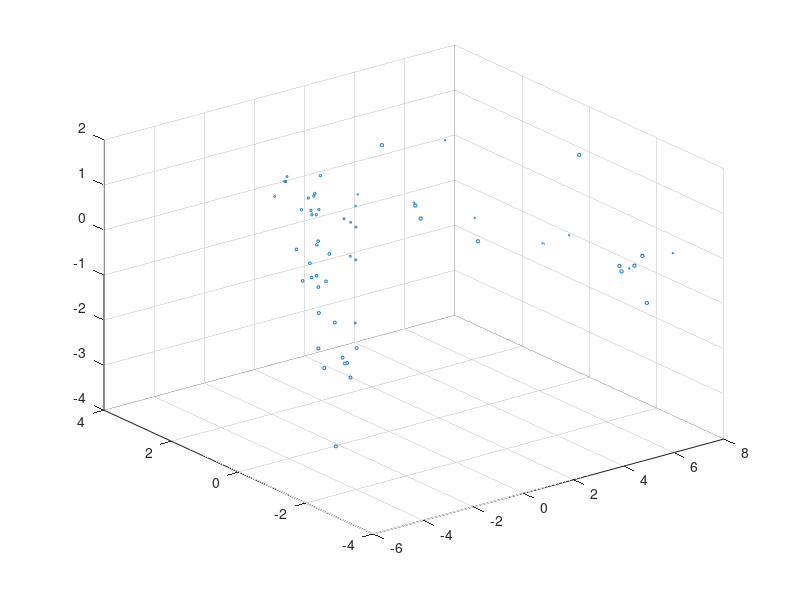
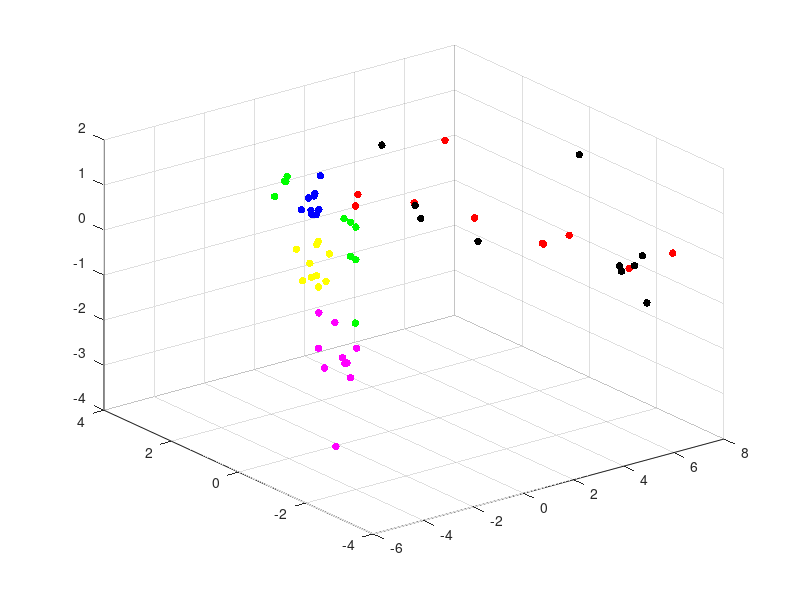

Write MATLAB code to recreate these figures, in order.
load("F1_E.mat");
load("F1_E_labels.mat");

% Normalize
E_norm = (E_outmat-mean(E_outmat))./(std(E_outmat));

% Scatter 3D and show principal components
vbls = {'pressure', 'vibration', 'temperature'};
[coefs, score, latent,tsquared,explained] = pca(E_norm);

plot(explained);
% 
% % biplot(V, 'Scores', D);
% 
% hold off; scatter3(PVT_norm(:, 1),PVT_norm(:, 2),PVT_norm(:, 3)); hold on;
% X_avg = mean(PVT_norm);
% plot3([X_avg(1) X_avg(1)+V(1,1)] , [X_avg(2) X_avg(2)+V(2,1)], [X_avg(3) X_avg(3)+V(3,1)]);
% plot3([X_avg(1) X_avg(1)+V(1,2)] , [X_avg(2) X_avg(2)+V(2,2)], [X_avg(3) X_avg(3)+V(3,2)]);
% plot3([X_avg(1) X_avg(1)+V(1,3)] , [X_avg(2) X_avg(2)+V(2,3)], [X_avg(3) X_avg(3)+V(3,3)]);
% xlim([min(PVT_norm(:, 1)), max(PVT_norm(:, 1))])
% ylim([min(PVT_norm(:, 2)), max(PVT_norm(:, 2))])
% zlim([min(PVT_norm(:, 3)), max(PVT_norm(:, 3))])
% hold off;
% 
% % Reducing to order 2
scatter3(score(:,1), score(:,2), score(:,3), E_labels)


clr = [1 0 0; 0 1 0; 0 0 1; 1 1 0; 1 0 1; 0 0 0];

figure()

for i=0:10:50
    scatter3(score(i+1:i+10,1),score(i+1:i+10,2),score(i+1:i+10,3),30,clr(i/10+1, :), 'filled')
    hold on;
end
% 
% subplot(3,1,1);
% s = scatter(score(:, 1), 0, 30, 'b','+', 'MarkerFaceAlpha', 0.5);
% title("Scores for Principal Component 1")
% 
% subplot(3,1,2);
% 
% scatter(score(:, 2), 0, 30, 'b','+', 'MarkerFaceAlpha', 0.5);
% title("Scores for Principal Component 2")
% 
% subplot(3,1,3);
% 
% scatter(score(:, 3), 0, 30, '+','b', 'MarkerFaceAlpha', 0.5);
% title("Scores for Principal Component 3")

% explained